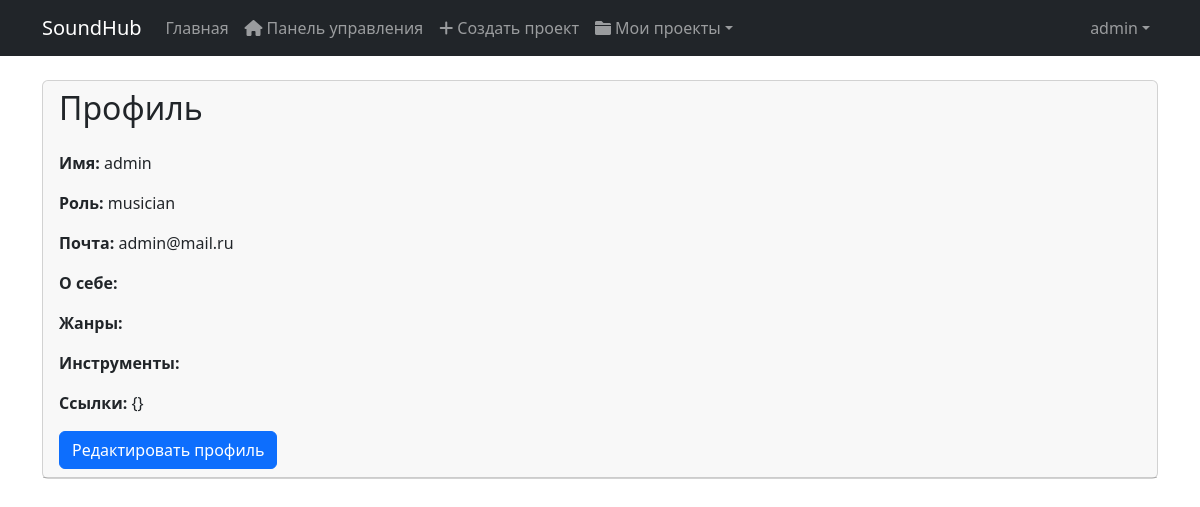
/api/users/profile (signed in), run on the app's committed database.
### users/models.py (models this page shows)
class User(AbstractUser):
    USER_TYPES = (
        ('musician', 'Музыкант'),
        ('studio_owner', 'Владелец студии'),
        ('studio_worker', 'Работник студии')
    )
    user_type = models.CharField(max_length=20, choices=USER_TYPES)
    phone = models.CharField(max_length=20, blank=True)
    is_verified = models.BooleanField(default=False)

class UserProfile(models.Model):
    user = models.OneToOneField(User, on_delete=models.CASCADE)
    avatar = models.ImageField(upload_to='avatars/')
    bio = models.TextField(blank=True)
    social_links = models.JSONField(default=dict)
    instruments = models.JSONField(default=list)
    genres = models.JSONField(default=list)
    studio = models.ForeignKey('studios.Studio', null=True, blank=True, on_delete=models.SET_NULL)

### users/views.py (the view, shortened to what this page needs)
# urls.py: path('profile', profile, name='profile'),
@login_required
def profile(request):
    user = User.objects.get(username=request.user.username)
    return render(request, 'profile.html', {'user': user})

### templates/profile.html (shortened to what this page needs)
{% extends 'base.html' %}
{% block content %}
  <div class="container mt-4">
    <div class="row">
      <div class="col-md-12">
        <div class="card">
          <div class="card-header">
            <h2 class="mb-0">Профиль</h2>
            <br>
            <p>
              <strong>Имя:</strong> {{ user.username }}
            </p>
            <p>
              <strong>Роль:</strong> {{ user.user_type }}
            </p>
            <p>
              <strong>Почта:</strong> {{ user.email }}
            </p>
            <p>
              <strong>О себе:</strong> {{ user.userprofile.bio }}
            </p>
            <p>
              <strong>Жанры:</strong> {{ user.userprofile.genres|join:', ' }}
            </p>
            <p>
              <strong>Инструменты:</strong> {{ user.userprofile.instruments|join:', ' }}
            </p>
            <p>
              <strong>Ссылки:</strong> {{ user.userprofile.social_links }}
            </p>
            <button class="btn btn-primary" data-bs-toggle="modal" data-bs-target="#editProfileModal">Редактировать профиль</button>
          </div>
        </div>
      </div>
    </div>
  </div>
{% endblock %}

### templates/base.html (shortened to what this page needs)
<!DOCTYPE html>
<html lang="ru">
  <head>
    <link href="https://cdn.jsdelivr.net/npm/bootstrap@5.3.0/dist/css/bootstrap.min.css" rel="stylesheet" />
    <link rel="stylesheet" href="https://cdnjs.cloudflare.com/ajax/libs/font-awesome/6.0.0/css/all.min.css" />
  </head>
  <body>
    <nav class="navbar navbar-expand-lg navbar-dark bg-dark">
      <div class="container">
        <a class="navbar-brand" href="{% url 'index' %}">SoundHub</a>
        <div class="collapse navbar-collapse" id="navbarNav">
          <ul class="navbar-nav me-auto">
            <li class="nav-item">
              <a class="nav-link" href="{% url 'index' %}">Главная</a>
            </li>
            {% if user.is_authenticated %}
              {% if user.user_type == 'musician' %}
                <li class="nav-item">
                  <a class="nav-link" href="{% url 'musician_dashboard' %}"><i class="fas fa-home me-1"></i>Панель управления</a>
                </li>
                <li class="nav-item">
                  <a class="nav-link" href="{% url 'studios:studios_list' %}"><i class="fas fa-plus me-1"></i>Создать проект</a>
                </li>
                <li class="nav-item dropdown">
                  <a class="nav-link dropdown-toggle" href="#" id="projectsDropdown" role="button" data-bs-toggle="dropdown"><i class="fas fa-folder me-1"></i>Мои проекты</a>
                </li>
              {% endif %}
            {% endif %}
          </ul>
          <ul class="navbar-nav">
            {% if user.is_authenticated %}
              <li class="nav-item dropdown">
                <a class="nav-link dropdown-toggle" href="#" id="navbarDropdown" role="button" data-bs-toggle="dropdown">{{ user.username }}</a>
              </li>
            {% endif %}
          </ul>
        </div>
      </div>
    </nav>
    {% block content %}
    {% endblock %}
  </body>
</html>

### data on the page
User: username "admin", user_type "musician", email "admin@mail.ru", userprofile.social_links "{}"
